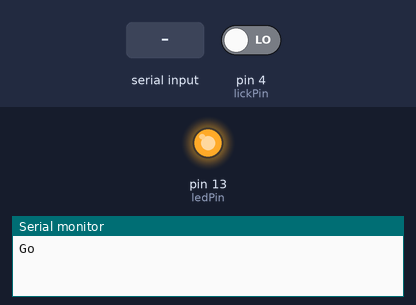
The sketch below on a simulated Arduino Uno, built with avr-gcc and run on an emulated ATmega328P. On the bench: output pins drawn as LEDs (lit = HIGH), the last lines printed to the serial monitor. The test bench sets the inputs (shaded band); at power-on: pin 4 (lickPin) LOW.

Above: at 1.2 s.
1.3 s: "dy\n" received over the second serial link
At 1.7 s:
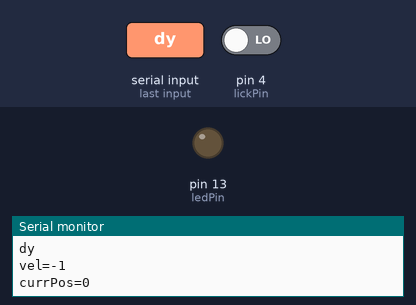
2.8 s: pin 4 (lickPin) driven HIGH
4.3 s: "millis\n" received over the second serial link
5.8 s: "90,45\n" received over the second serial link
Timing chart, 0 to 8.3 s (numbered marks = the images above; inputs shaded):
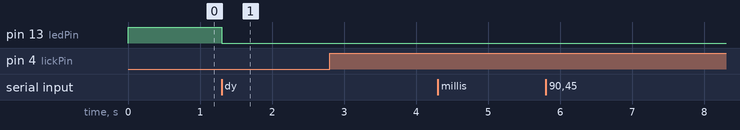

Measured:
- after the input at 1.3 s, pin 13 (ledPin): HIGH → LOW at once

The sketch:

treadmill_hiddenRewardRFID_112816a.ino
```cpp
/*
treadmill_hiddenRewardRFID_(date).ino
Clay 2016

Serial code based on arduino SoftwareSerialExample

NOTE:
This version is for Arduino UNO
(thus uses software serial for second serial port/rotary encoder)


111616
Added RFID code based upon Bildr tutorial.

112816
made state machine for reward solenoid
Turns on reward for lick during reward zone,
then checks after each rotary input to see if it's over.
Also records licks not in reward zone.

ToDo:
- make sure reward ends even if no rotary input
- make sure checkLicks doesn't interfere with rotary input

 */


#include <SoftwareSerial.h>
int rotSerPinRx = 2;
int rotSerPinTx = 3;
SoftwareSerial rotSerial(rotSerPinRx, rotSerPinTx); // RX, TX

// Other pins
int lickPin = 4;
int spkrPin = 5;
int ledPin = 13;

int solPin1 = 5;
int solPin2 = 6;

// times
long startTime = 0;

//
int currPos = 0;
int prevPos = 0;
int dy = 0;
int vel = 0;

int rewBegPos = 500;
int rewEndPos = 600;

char inMess;
char outMess;

String inputString = "";         // a string to hold incoming data
boolean stringComplete = false;  // whether the string is complete

int yInd = 0;
int mInd = 0;
String dyStr = "";
String msStr = "";
int dt = 0;
long reTime = 0;
long prevReTime = 0;
//int currPos = 0;

int prevRew = 0;
long rewStartTime = 0;
int rewDur = 50;

int prevLick = 0;

// RFID vars
int RFIDResetPin = 13;
char tag1[13] = "1E009A4067A3";

char tagString[13];
int index = 0;
boolean reading = false;

void setup()
{
  // set up pins
  pinMode(lickPin, INPUT);
  //pinMode(spkrPin, INPUT);
  pinMode(ledPin, INPUT);
  pinMode(solPin1, INPUT);
  pinMode(solPin2, INPUT);

  // Open serial communications
  Serial.begin(38400);
  while (!Serial) {
    ; // wait for serial port to connect. Needed for Leonardo only
  }
  Serial.println("Goodnight moon!");

  // set the data rate for the SoftwareSerial port
  rotSerial.begin(19200);

  //rotSerial.println("Hello, world?");// reserve 200 bytes for the inputString:
  inputString.reserve(200);

  // RFID
  Serial.begin(9600); // need to change for correct DUE serial port
  pinMode(RFIDResetPin, OUTPUT);
  digitalWrite(RFIDResetPin, HIGH);


}  // end SETUP

// start LOOP
void loop() // run over and over
{
  serialEvent(); //call the function
  // print the string when a newline arrives:
  if (stringComplete) {
    Serial.println(inputString);

    checkZone();

    // clear the string:
    inputString = "";
    stringComplete = false;
  }

  //}
//  if (Serial.available()) {
//    rotSerial.write(Serial.read());
//  }

    if (prevRew == 1) {
      checkRewState();
    }

    checkLicks();

}  // end LOOP

/*
  SerialEvent occurs whenever a new data comes in the
 hardware serial RX.  This routine is run between each
 time loop() runs, so using delay inside loop can delay
 response.  Multiple bytes of data may be available.
 */
void serialEvent() {
  while (rotSerial.available()) {
    // get the new byte:
    char inChar = (char)rotSerial.read();
    // add it to the inputString:
    inputString += inChar;
    // if the incoming character is a newline, set a flag
    // so the main loop can do something about it:
    if (inChar == '\n') {
      stringComplete = true;
    }
  }
}

void checkZone() {

    prevPos = currPos;

    yInd = inputString.indexOf("dy"); // index of "dy" in rotary encoder message
    mInd = inputString.indexOf("millis");

    dyStr = inputString.substring(yInd+4, mInd-4);
    Serial.println(dyStr);
    dy = dyStr.toInt();
    msStr = inputString.substring(mInd+8, inputString.length()-1);
    reTime = msStr.toInt();
    dt = reTime - prevReTime;

    vel = dy/dt;
    currPos = prevPos + dy;

    Serial.println("vel=" + String(vel));
    Serial.println("currPos=" + String(currPos));

//    if (prevRew == 1) {
//      checkRewState();
//    }

    if (currPos >= rewBegPos && currPos <= rewEndPos) {
      if (digitalRead(lickPin) && prevRew == 0) {
        prevRew = 1;
        giveReward();
      }
      digitalWrite(ledPin, HIGH);
//      delay(1000);
//      digitalWrite(ledPin, LOW);
    }
    else if (currPos >= 2000) {
      currPos = 0;

    }
    else {
      digitalWrite(ledPin, LOW);
      prevRew = 0;  // reset reward if not in rew zone
    }

}

// reward functions
void giveReward() {
  rewStartTime = millis();
  digitalWrite(solPin1, HIGH);
  Serial.println("REWARD");
  Serial.println(rewStartTime);
}

void checkRewState() {
  if (prevRew == 1 && millis()-rewStartTime>=rewDur) {
    digitalWrite(solPin1, LOW);
    //prevRew = 0;
  }
}

void checkLicks() {
  if (prevLick == 0 && digitalRead(lickPin)== HIGH) {
    Serial.println("lick");
    Serial.println(millis());
    prevLick = 1;
  }
  else if (prevLick == 1 && digitalRead(lickPin)== LOW) {
    prevLick = 0;
  }
}

// RFID functions
void checkTag(char tag[]){
///////////////////////////////////
//Check the read tag against known tags
///////////////////////////////////

  if(strlen(tag) == 0) return; //empty, no need to contunue

  if(compareTag(tag, tag1)){ // if matched tag1, do this
//    lightLED(2);
    currPos = 0;
  }else{
    Serial.println(tag); //read out any unknown tag
  }

}

void resetReader(){
///////////////////////////////////
//Reset the RFID reader to read again.
///////////////////////////////////
  digitalWrite(RFIDResetPin, LOW);
  digitalWrite(RFIDResetPin, HIGH);
  delay(150);
}

void clearTag(char one[]){
///////////////////////////////////
//clear the char array by filling with null - ASCII 0
//Will think same tag has been read otherwise
///////////////////////////////////
  for(int i = 0; i < strlen(one); i++){
    one[i] = 0;
  }
}

boolean compareTag(char one[], char two[]){
///////////////////////////////////
//compare two value to see if same,
//strcmp not working 100% so we do this
///////////////////////////////////

  if(strlen(one) == 0) return false; //empty

  for(int i = 0; i < 12; i++){
    if(one[i] != two[i]) return false;
  }

  return true; //no mismatches
}
```
